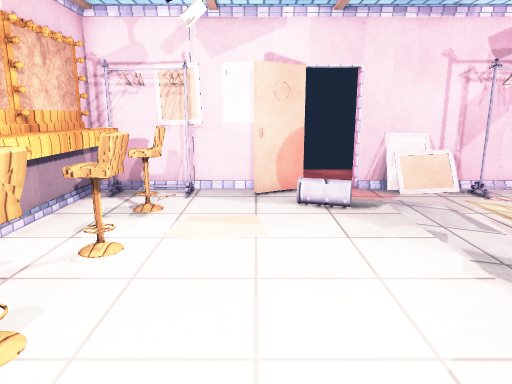
[1] (above)

12 first-person views from a walk through a scene from a Unity 3-D project. The camera is 1.3 m above the floor, tilts 12° down and sees 70° across. The floor is counted in squares, 0.5 m on a side. Each view is taken from the middle of a square. On the plan, view 1 faces up. The plan holds only what a view shows up to about 20 squares ahead; the rest is blank. The player character is not drawn. Some surface patterns are stand-ins.

[2]
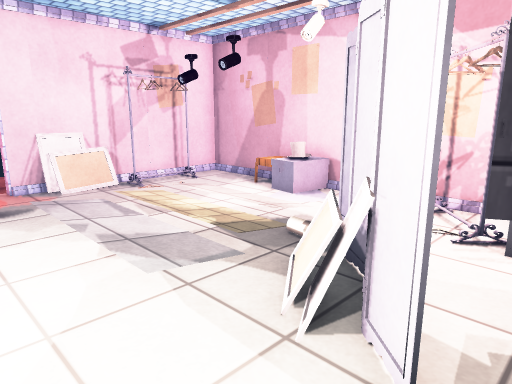

[3]
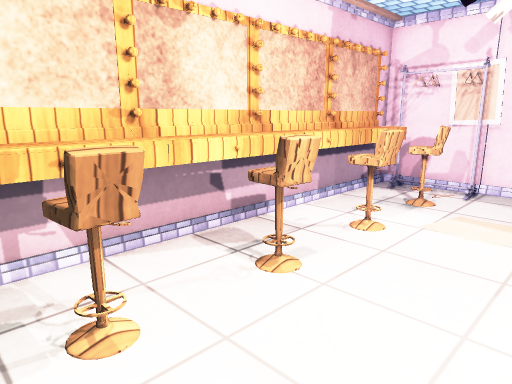

[4]
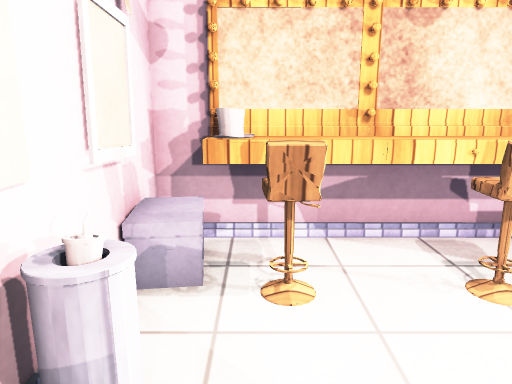

[5]
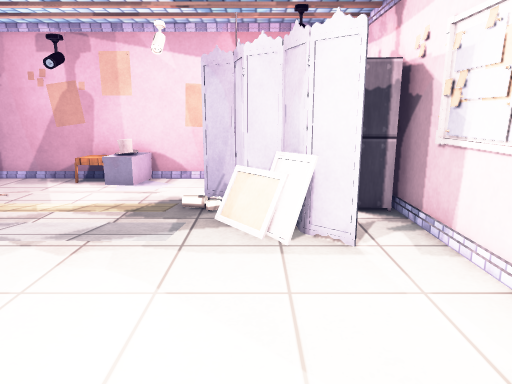

[6]
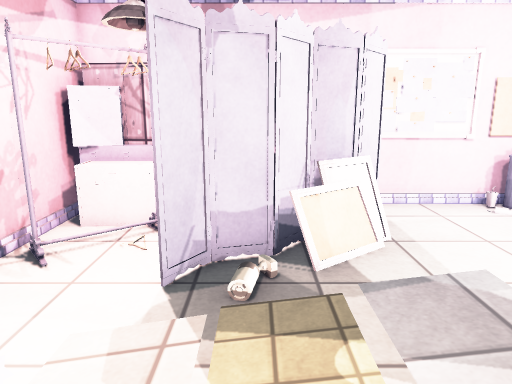

[7]
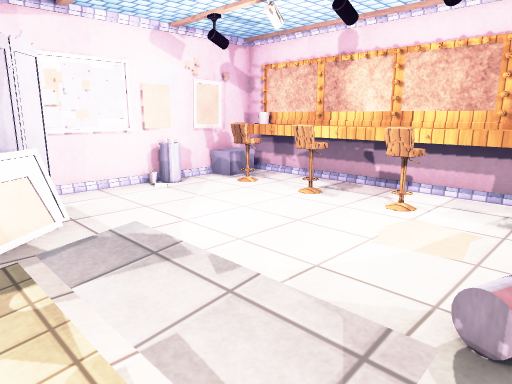

[8]
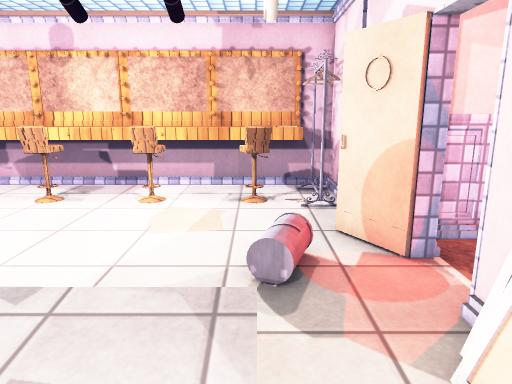

[9]
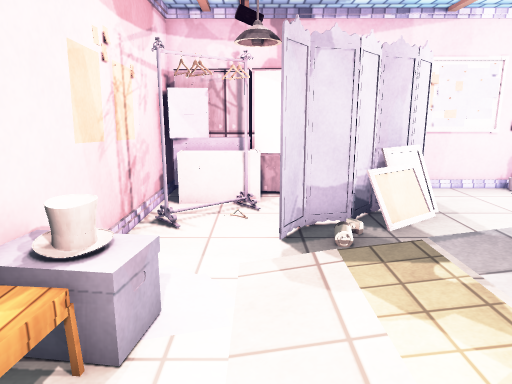

[10]
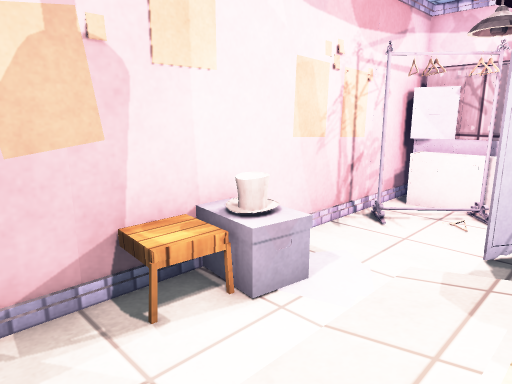

[11]
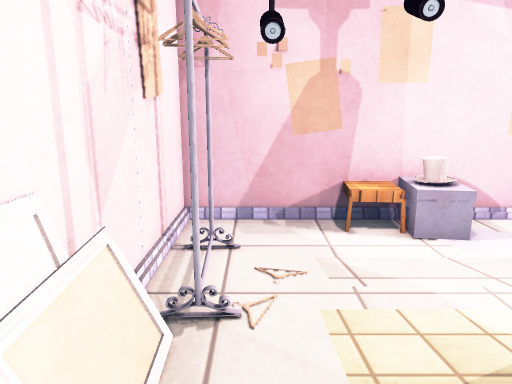

[12]
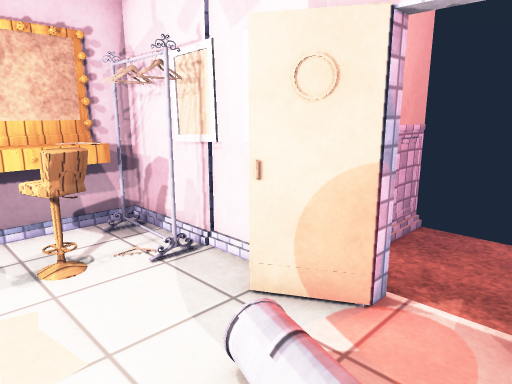

### Floor plan
Points are (right, up) in squares from view 1. A wall is a line through its corners. A room is listed if a view was taken in it or the views show most of it. See-through windows are left out.
Room 1 (views 1, 2, 3, 4, 5, 6, 7, 8, 9, 10, 11, 12)
walls: (6.5, 2.3) (7.8, 2.6) (8.5, 3.6); (4.8, 0.9) (5.7, 1.3); (5.8, 1.3) (6.7, 2.3); (3.9, -0.1) (4.9, 1.1); (5.4, -2) (7.6, -2); (-5.4, 5.2) (-5.4, 2.3); (0, 12.9) (-3.9, 12.9); (1.7, 13.4) (1.7, 12.7) (0, 11.8); (-5.4, 2) (-5.4, -0.8); (-1.9, 12.5) (-3.3, 12.5); (-5.4, 8.3) (-5.4, 5.4); (-1.8, 12.7) (-3.4, 12.7); (-3.5, -1.8) (-2.1, -1.8); (-3.5, -2) (0.6, -2); (12, 8.4) (12, 12.8) (3.6, 12.8) (3.6, 13.3); (-5.4, 11.4) (-5.4, 8.5); (-5.6, 11.4) (-5.7, -2.2); (12, -2.1) (12, 6.6)
low walls: (6, 3) (6.5, 2.3); (4.7, 1.7) (6.1, 2.7); (4.8, 1.5) (6.2, 2.5); (4.3, 1.2) (5, 1.6); (5.4, 1.7) (4.7, 1.4) (4.6, 1.6); (4.4, 1.1) (4.8, 1.3); (5.5, 1.6) (4.8, 1.2); (4.5, 0.9) (5.6, 1.6); (4.5, 0.6) (4.2, 1.1); (5, 12.3) (4.4, 12.7); (4.8, 12.6) (4.4, 12.3); (6.5, 12.2) (4.7, 12.2); (6.9, 12.4) (4.5, 12.4); (6.9, 12.7) (4.5, 12.7)
objects: other object (-5, -2); other object (-5, -1) to (-4, 11); other object (-4, -2); other object (-3, 0) to (-3, 1); other object (-3, 3) to (-2, 4); other object (-3, 6) to (-2, 7); other object (-3, 10) to (-2, 10); other object (-2, 12); other object (-1, -1); other object (0, -1); other object (1, -2); other object (2, -2); other object (3, -2); other object (4, -2); other object (5, -2); other object (7, -1) to (9, -1); other object (7, 12); other object (9, 0) to (10, 0); other object (9, 1); other object (10, -1) to (11, -1); other object (10, 12); other object (11, -2); other object (11, 0); other object (11, 7)
Room 2 (no view inside)
walls: (-3.9, 12.9) (-5.6, 12.9) (-5.6, 11.4)
objects: other object (-5, 12)

Where each view was taken, in squares from view 1:
view 1: 0 up, 0 right, facing up
view 2: 1 down, 1 right, facing up-right
view 3: 1 down, 1 right, facing up-left
view 4: 0 up, 2 right, facing left
view 5: 2 up, 3 left, facing right
view 6: 9 up, 7 right, facing down
view 7: 11 up, 7 right, facing down-left
view 8: 10 up, 8 right, facing left
view 9: 11 up, 9 right, facing down
view 10: 11 up, 7 right, facing down-right
view 11: 11 up, 3 right, facing right
view 12: 8 up, 4 right, facing up-left
